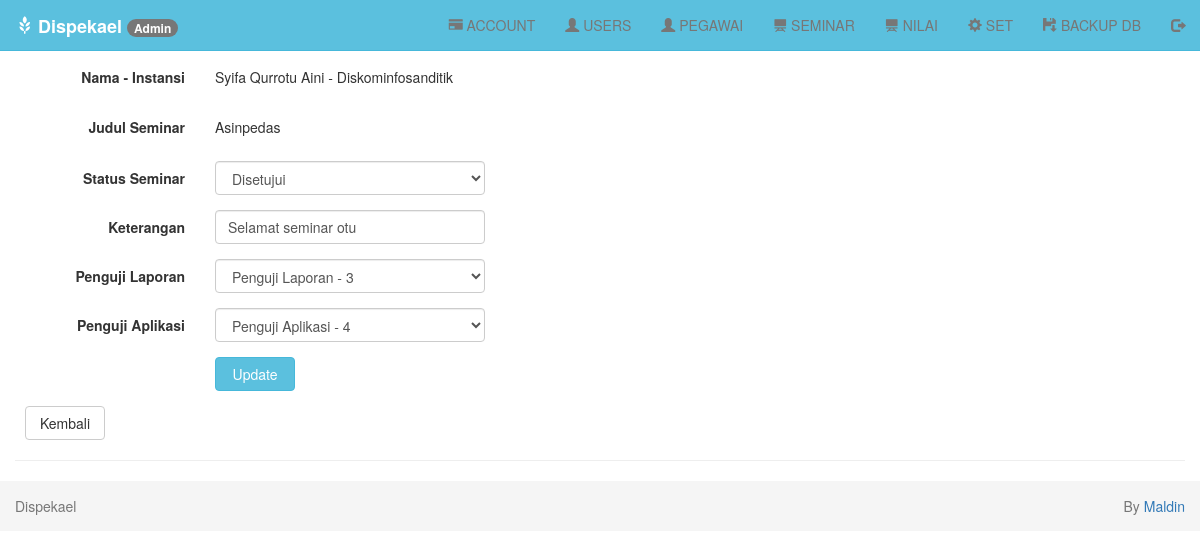
The app's page /index.php?page=aktivasi-seminar&id=14 (signed in) with its own data.
### tables this page shows
CREATE TABLE `seminar` (
  `idseminar` int(5) NOT NULL AUTO_INCREMENT,
  `nis` int(8) NOT NULL,
  `judul` varchar(255) NOT NULL,
  `file` varchar(255) NOT NULL,
  `tautan` varchar(255) NOT NULL,
  `statussem` varchar(30) NOT NULL,
  `ket` varchar(255) NOT NULL,
  `pengujilap` int(8) NOT NULL,
  `pengujiapl` int(8) NOT NULL,
  `nilaiprakerin` int(3) NOT NULL,
  `nilailaporan` int(3) NOT NULL,
  `nilaiaplikasi` int(3) NOT NULL,
  PRIMARY KEY (`idseminar`)
);

CREATE TABLE `users` (
  `nis` bigint(12) unsigned NOT NULL,
  `id` bigint(12) unsigned NOT NULL,
  `nama` varchar(255) NOT NULL,
  `tanggal_lahir` date NOT NULL,
  `alamat` varchar(255) NOT NULL,
  `instansi` varchar(100) NOT NULL,
  `telp` varchar(15) NOT NULL,
  `stat` varchar(30) NOT NULL,
  `foto` varchar(255) NOT NULL,
  PRIMARY KEY (`nis`)
);

### seminar/aktivasi-seminar.php (the view, shortened to what this page needs)
<?php
if (isset($_GET['id'])) {
    $idseminar   = $_GET['id'];
    $query = mysqli_query($db, "SELECT seminar.*, users.nama, users.instansi FROM seminar JOIN users ON users.nis = seminar.nis WHERE idseminar='$idseminar'") or die('Query Error : ' . mysqli_error($db));
    while ($data  = mysqli_fetch_assoc($query)) {
        $judul     = $data['judul'];
        $statussem    = $data['statussem'];
        $ket       = $data['ket'];
        $pengujilap    = $data['pengujilap'];
        $pengujiapl    = $data['pengujiapl'];
        $nama = $data['nama'];
        $instansi = $data['instansi'];
    }
}
?>
<div class="row">
    <div class="col-md-12">
        <br>
        <form class="form-horizontal" method="POST" action="?page=aktivasi-sem" enctype="multipart/form-data">
            <div class="form-group">
                <label class="col-sm-2 control-label">Nama - Instansi</label>
                <div class="col-sm-6">
                    <h5><?php echo $nama . " - " . $instansi; ?></h5>
                </div>
            </div>
            <div class="form-group">
                <label class="col-sm-2 control-label">Judul Seminar</label>
                <div class="col-sm-6">
                    <h5><?php echo $judul; ?></h5>
                </div>
            </div>
            <div class="form-group">
                <label class="col-sm-2 control-label">Status Seminar</label>
                <div class="col-sm-3">
                    <select class="form-control" name="statussem" placeholder="Pilih statusus">
                        <option value="<?php echo $statussem; ?>"><?php echo $statussem; ?></option>
                    </select>
                </div>
            </div>
            <div class="form-group">
                <label class="col-sm-2 control-label">Keterangan</label>
                <div class="col-sm-3">
                    <input type="text" class="form-control" name="ket" value="<?php echo $ket; ?>">
                </div>
            </div>
            <div class="form-group">
                <label class="col-sm-2 control-label">Penguji Laporan</label>
                <div class="col-sm-3">
                    <select class="form-control" name="pengujilap" placeholder="Pilih" required>
                        <option value="<?php echo $pengujilap; ?>">Penguji Laporan - <?php echo $pengujilap; ?></option>
                    </select>
                </div>
            </div>
            <div class="form-group">
                <label class="col-sm-2 control-label">Penguji Aplikasi</label>
                <div class="col-sm-3">
                    <select class="form-control" name="pengujiapl" placeholder="Pilih" required>
                        <option value="<?php echo $pengujiapl; ?>">Penguji Aplikasi - <?php echo $pengujiapl; ?></option>
                    </select>
                </div>
            </div>
            <div class="form-group">
                <div class="col-sm-offset-2 col-sm-10">
                    <input type="submit" class="btn btn-info btn-submit" name="update" value="Update">
                </div>
            </div>
        </form>
        <a href="?page=seminar-tampil" class="btn btn-default btn-reset">Kembali</a>
        <hr>
    </div>
</div>
</div>

### assets/css/style.css (style rules this page uses)
body { padding-top: 40px; }
.btn-submit { width: 80px; }
.btn-reset { width: 80px; margin-left: 10px; }

### records on screen
seminar: users.nama "Syifa Qurrotu Aini", users.instansi "Diskominfosanditik", judul "Asinpedas", statussem "Disetujui", ket "Selamat seminar otu"

### other values on screen
$_SESSION['level'] "Admin"
